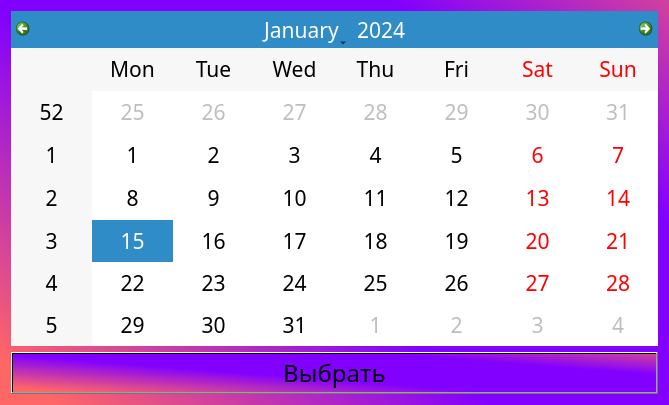
<?xml version="1.0" encoding="UTF-8"?>
<ui version="4.0">
 <class>Dialog</class>
 <widget class="QDialog" name="Dialog">
  <property name="geometry">
   <rect>
    <x>0</x>
    <y>0</y>
    <width>669</width>
    <height>405</height>
   </rect>
  </property>
  <property name="windowTitle">
   <string>Dialog</string>
  </property>
  <property name="styleSheet">
   <string notr="true">QWidget {
	font: 75 16pt Rubik;
}

QPushButton {
	font-size: 18pt;
}

QPushButton:pressed {	
	color: black;
	background-color: #666;
}

QPushButton:hover {
	background-color: #aaa;
}

QDialog {
	background-color: qlineargradient(spread:reflect, x1:0.647, y1:0.483864, x2:0, y2:0.972, stop:0.298507 rgba(130, 0, 255, 255), stop:0.935323 rgba(255, 102, 102, 255));
	font: 75 16pt Rubik;
}</string>
  </property>
  <layout class="QVBoxLayout" name="verticalLayout">
   <item>
    <widget class="QCalendarWidget" name="calendar"/>
   </item>
   <item>
    <widget class="QPushButton" name="choose_btn">
     <property name="styleSheet">
      <string notr="true">background-color: qlineargradient(spread:reflect, x1:0.647, y1:0.483864, x2:0, y2:0.972, stop:0.298507 rgba(130, 0, 255, 255), stop:0.935323 rgba(255, 102, 102, 255));</string>
     </property>
     <property name="text">
      <string>Выбрать</string>
     </property>
    </widget>
   </item>
  </layout>
 </widget>
 <resources/>
 <connections/>
</ui>
